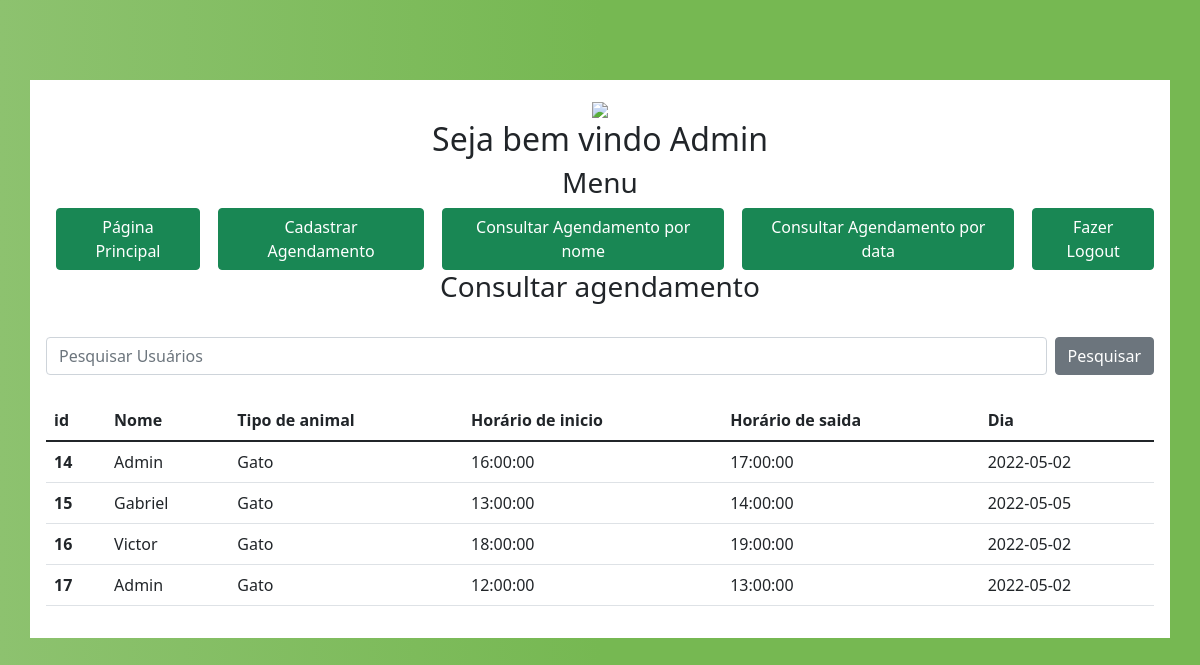
/consultar.php (signed in), run on the app's committed database.
### tables this page shows
CREATE TABLE `agenda` (
  `id` int(11) NOT NULL,
  `nome` varchar(250) NOT NULL,
  `tipo` varchar(250) NOT NULL,
  `entrada` varchar(250) NOT NULL,
  `saida` varchar(250) NOT NULL,
  `dia` varchar(250) NOT NULL
);

### consultar.php (the view, shortened to what this page needs)
<?php  include_once('conexao.php');session_start();
if(@$_SESSION['nivel'] == '1'){ ?>
<!DOCTYPE html>
<html lang="en">
<head>
  <link rel="stylesheet" href="styleprin.css">
  <link href="https://cdn.jsdelivr.net/npm/bootstrap@5.1.3/dist/css/bootstrap.min.css" rel="stylesheet"
>
</head>
<body>
    <div class="container p-3 mb-3" style="margin-top: 10vh;">
        <div class="col-12 tituloprin">
            <img src="https://vetus.com.br/universidade/wp-content/uploads/2020/03/veterinary.png">
            <h2>Seja bem vindo <?php echo $_SESSION['session_nome'] ?> </h2>
            <h3>Menu</h3>
        </div>
        <div class="d-grid gap-2 d-md-flex justify-content-md-center">
            <a class="btn btn-success button1" href="menu.php" type="button">Página Principal</a>
            <a class="btn btn-success button1" href="cadastrar.php" type="button">Cadastrar Agendamento</a>
            <a class="btn btn-success button1" href="consultar.php" type="button">Consultar Agendamento por nome</a>
            <a class="btn btn-success button1" href="consultardata.php" type="button">Consultar Agendamento por data</a>
            <a class="btn btn-success button1" href="funcoes/sair.php" type="button">Fazer Logout</a>
          </div>
          <div class="row">
            <h3 style="text-align:center;">Consultar agendamento</h3>
            <div class="col-12">
                <form class="col-12 col-sm-12 col-md-12 col-lg-12 col-xl-12 d-flex"  style="margin-top: 25px;margin-bottom: 25px;">
                    <input name="txtpesquisarUsuarios" class="form-control me-2" type="search" placeholder="Pesquisar Usuários" aria-label="Pesquisar" style="margin-right: 5px;">
                    <button name="buttonPesquisar" class="btn btn-secondary" type="submit">Pesquisar
                    </button>
                 </form>
            </div>
            <?php
               if(isset($_GET['buttonPesquisar']) and $_GET['txtpesquisarUsuarios'] != ''){
                  $nome = $_GET['txtpesquisarUsuarios'] . '%';
                  $pagina = (isset($_GET['txtpesquisarUsuarios?pagina']))? $_GET['txtpesquisarUsuarios?pagina'] : 1;
                  $query_count = "SELECT * from agenda where nome like '%$nome%' order by nome ";
                  $result_count = mysqli_query($conexao, $query_count);
               }else{
                  $query_count = "SELECT * from agenda";
                  $result_count = mysqli_query($conexao, $query_count);
               }
               $linha_count = mysqli_num_rows($result_count);
               if($linha_count == '0'){
                  echo "
                <div class='card' style='margin-top: 15px;margin-bottom: 15px;'><div style='margin: 15px;' class='alert alert-warning' role='alert'>
               <strong>NENHUM AGENDAMENTO ENCONTRADO!</strong> Em caso de duvidas contate o suporte! :)
               </div></div>";
               }else{
               ?>
                      <div class="col-12">
                          <table class="table">
                              <thead>
                                <tr>
                                  <th scope="col">id</th>
                                  <th scope="col">Nome</th>
                                  <th scope="col">Tipo de animal</th>
                                  <th scope="col">Horário de inicio</th>
                                  <th scope="col">Horário de saida</th>
                                  <th scope="col">Dia</th>
                                </tr>
                              </thead>
                              <tbody>
                              <?php
                                  while($resdados1 = mysqli_fetch_array($result_count)){
                                  $id= $resdados1["id"];
                                  $nome= $resdados1["nome"];
                                  $tipo= $resdados1["tipo"];
                                  $dia= $resdados1["dia"];
                                  $horario= $resdados1["entrada"];
                                  $saida= $resdados1["saida"];
                              ?>
                                <tr>
                                  <th scope="row"><?php echo $id ?></th>
                                  <td><?php echo $nome ?></td>
                                  <td><?php echo $tipo ?></td>
                                  <td><?php echo $horario ?></td>
                                  <td><?php echo $saida ?></td>
                                  <td><?php echo $dia ?></td>
                                </tr>
                              <?php } ?>
                              </tbody>
                            </table>
                      </div>
            <?php } ?>
        </div>
    </div>
</body>
</html>
<?php }else{ echo "<script language='javascript'>window.alert('SEM PERMISSÃO!'); </script>"; echo "<script language='javascript'>window.location='index.php'; </script>";} ?>

### styleprin.css (style rules this page uses)
body { background: #76b852; background: rgb(141,194,111); background: linear-gradient(90deg, rgba(141,194,111,1) 0%, rgba(118,184,82,1) 50%); font-family: "Roboto", sans-serif; -webkit-font-smoothing: antialiased; -moz-osx-font-smoothing: grayscale; }
.container { background: white; }
.tituloprin { text-align: center; }
.button1 { margin-left: 10px!Important; }

### data on the page
agenda: id "14", nome "Admin", tipo "Gato", entrada "16:00:00", saida "17:00:00", dia "2022-05-02"
agenda: id "15", nome "Gabriel", tipo "Gato", entrada "13:00:00", saida "14:00:00", dia "2022-05-05"
agenda: id "16", nome "Victor", tipo "Gato", entrada "18:00:00", saida "19:00:00", dia "2022-05-02"
agenda: id "17", nome "Admin", tipo "Gato", entrada "12:00:00", saida "13:00:00", dia "2022-05-02"

### other printed values
$_SESSION['session_nome'] "Admin"
